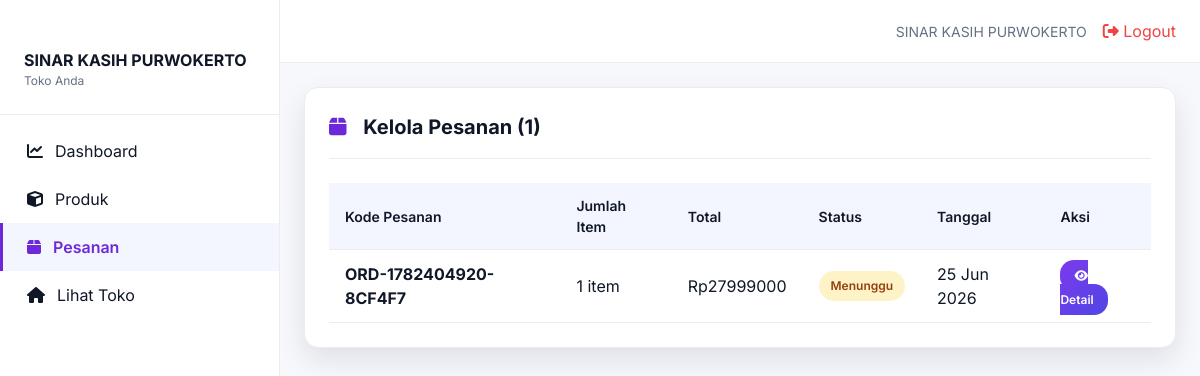
Page /toko/pesanan/ (signed in) on the earlier database version.
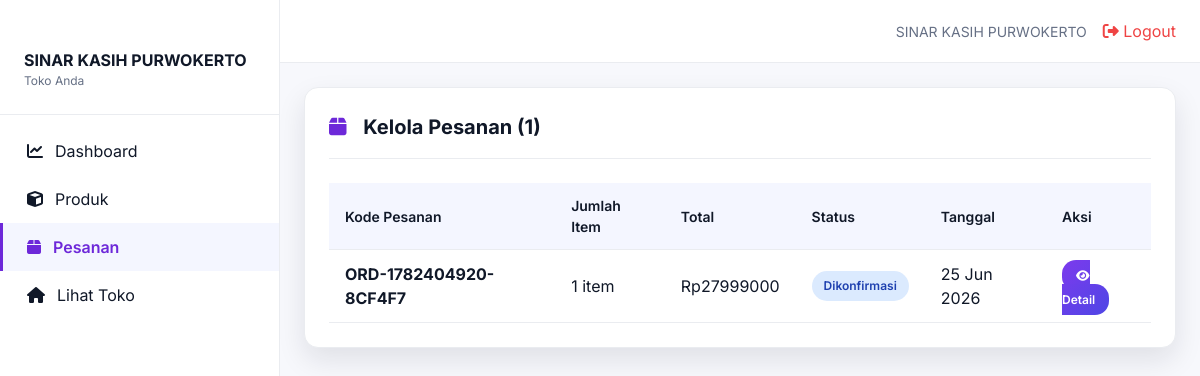
Same page on the later database version.
### master_products/models.py (models this page shows, shortened)
class Order(models.Model):
    ORDER_STATUS_CHOICES = (
        ('pending', 'Pending'),
        ('confirmed', 'Confirmed'),
        ('processing', 'Processing'),
        ('shipped', 'Shipped'),
        ('delivered', 'Delivered'),
        ('cancelled', 'Cancelled'),
        ('returned', 'Returned'),
    )
    PAYMENT_METHOD_CHOICES = (
        ('bank_transfer', 'Bank Transfer'),
        ('credit_card', 'Credit Card'),
        ('debit_card', 'Debit Card'),
        ('e_wallet', 'E-Wallet'),
        ('cash_on_delivery', 'Cash on Delivery'),
    )
    PAYMENT_STATUS_CHOICES = (
        ('pending', 'Pending'),
        ('paid', 'Paid'),
        ('failed', 'Failed'),
        ('refunded', 'Refunded'),
    )
    order_id = models.AutoField(primary_key=True)
    user_id = models.ForeignKey(
        settings.AUTH_USER_MODEL,
        on_delete=models.PROTECT,
        related_name='orders',
        db_column='user_id',
        help_text="Customer yang melakukan pesanan"
    )
    brand_id = models.ForeignKey(
        Brand,
        on_delete=models.PROTECT,
        related_name='orders',
        db_column='brand_id',
        help_text="Brand/vendor penjual dalam order ini"
    )
    order_code = models.CharField(
        max_length=50,
        unique=True,
        help_text="Kode unik order"
    )
    order_date = models.DateTimeField(
        auto_now_add=True,
        help_text="Tanggal dan waktu order dibuat"
    )
    status = models.CharField(
        max_length=20,
        choices=ORDER_STATUS_CHOICES,
        default='pending',
        help_text="Status order"
    )
    total_amount = models.DecimalField(
        max_digits=12,
        decimal_places=2,
        validators=[MinValueValidator(0)],
        help_text="Total jumlah uang order"
    )
    payment_method = models.CharField(
        max_length=50,
        choices=PAYMENT_METHOD_CHOICES,
        help_text="Metode pembayaran"
    )
    payment_status = models.CharField(
        max_length=20,
        choices=PAYMENT_STATUS_CHOICES,
        default='pending',
        help_text="Status pembayaran"
    )
    shipping_address = models.TextField(
        help_text="Alamat lengkap pengiriman"
    )
    receiver_name = models.CharField(
        max_length=255,
        help_text="Nama penerima barang"
    )
    phone = models.CharField(
        max_length=20,
        help_text="Nomor telepon penerima"
    )
    tracking_number = models.CharField(
        max_length=100,
        blank=True,
        null=True,
        help_text="Nomor resi dari kurir pengiriman"
    )
    cancel_reason = models.TextField(
        blank=True,
        null=True,
        help_text="Alasan pembatalan order (jika applicable)"
    )
    created_at = models.DateTimeField(
        auto_now_add=True,
        help_text="Tanggal order dibuat"
    )
    updated_at = models.DateTimeField(
        auto_now=True,
        help_text="Tanggal order terakhir diperbarui"
    )
    class Meta:
        verbose_name = _('Order')
        verbose_name_plural = _('Orders')
        db_table = 'orders'
        ordering = ['-created_at']
        indexes = [
            models.Index(fields=['order_code']),
            models.Index(fields=['user_id']),
            models.Index(fields=['brand_id']),
            models.Index(fields=['status']),
            models.Index(fields=['payment_status']),
        ]

### master_products/views.py (the view)
# urls.py: path('toko/pesanan/', views.seller_orders, name='seller_orders'),
@login_required(login_url='master_products:login')
@seller_required
def seller_orders(request):
    try:
        seller_brand = Brand.objects.get(user_id=request.user)
    except Brand.DoesNotExist:
        messages.error(request, '❌ Profil brand Anda belum terdaftar!')
        return redirect('master_products:product_list')
    orders = Order.objects.filter(brand_id=seller_brand).order_by('-order_date')
    context = {
        'seller_brand': seller_brand,
        'orders': orders,
        'total_orders': orders.count(),
    }
    return render(request, 'master_products/seller_orders.html', context)

### master_products/context_processors.py (called while the page is built)
def unread_chat_count(request):
    if not getattr(request, 'user', None) or not request.user.is_authenticated:
        return {'unread_count': 0}
    user = request.user
    unread_messages = ChatMessage.objects.filter(is_read=False)
    if getattr(user, 'role', None) == 'customer':
        unread_messages = unread_messages.filter(room__customer=user).exclude(sender=user)
    elif getattr(user, 'role', None) == 'brand':
        unread_messages = unread_messages.filter(room__brand__user_id=user).exclude(sender=user)
    else:
        unread_messages = unread_messages.none()
    return {'unread_count': unread_messages.count()}

### master_products/models.py (called while the page is built)
    @property
    def is_approved(self):
        return self.status == 'approved'

### users/models.py (called while the page is built)
    @property
    def toko(self):
        return getattr(self, 'brand_vendor', None)

### master_products/templates/master_products/seller_orders.html (shortened to what the changed rows need)
<!DOCTYPE html>
<html lang="id">
<head>
    <script src="https://cdn.tailwindcss.com"></script>
    <link rel="stylesheet" href="https://cdnjs.cloudflare.com/ajax/libs/font-awesome/6.4.0/css/all.min.css">
</head>
<body>
    <div class="flex">
        <div class="main-content" style="flex: 1;">
            <div class="card">
                <h1 class="card-title">
                    <i class="fas fa-box" style="color: var(--primary); margin-right: 12px;"></i>
                    Kelola Pesanan ({{ total_orders }})
                </h1>
                {% if orders %}
                    <div style="overflow-x: auto;">
                        <table>
                            <thead>
                                <tr>
                                    <th>Kode Pesanan</th>
                                    <th>Jumlah Item</th>
                                    <th>Total</th>
                                    <th>Status</th>
                                    <th>Tanggal</th>
                                    <th>Aksi</th>
                                </tr>
                            </thead>
                            <tbody>
                                {% for order in orders %}
                                    <tr>
                                        <td><strong>{{ order.order_code }}</strong></td>
                                        <td>{{ order.items.count }} item</td>
                                        <td>Rp{{ order.total_amount|floatformat:0 }}</td>
                                        <td>
                                            {% if order.status == 'pending' %}
                                                <span class="badge badge-pending">Menunggu</span>
                                            {% elif order.status == 'confirmed' %}
                                                <span class="badge badge-processing">Dikonfirmasi</span>
                                            {% elif order.status == 'processing' %}
                                                <span class="badge badge-processing">Diproses</span>
                                            {% elif order.status == 'shipped' %}
                                                <span class="badge badge-shipped">Dikirim</span>
                                            {% elif order.status == 'delivered' %}
                                                <span class="badge badge-delivered">Terkirim</span>
                                            {% else %}
                                                <span class="badge" style="background: #fee2e2; color: #991b1b;">{{ order.get_status_display }}</span>
                                            {% endif %}
                                        </td>
                                        <td>{{ order.order_date|date:"d M Y" }}</td>
                                        <td>
                                            <a href="{% url 'master_products:seller_order_detail' order.order_id %}" class="btn-primary">
                                                <i class="fas fa-eye"></i> Detail
                                            </a>
                                        </td>
                                    </tr>
                                {% endfor %}
                            </tbody>
                        </table>
                    </div>
                {% else %}
                    <div class="empty-state">
                        <div class="empty-icon"><i class="fas fa-inbox"></i></div>
                        <p>Belum ada pesanan masuk</p>
                    </div>
                {% endif %}
            </div>
        </div>
    </div>
</body>
</html>

Differences in the rows shown:
changed Order "ORD-1782404920-8CF4F7": status "Menunggu" → "Dikonfirmasi"
